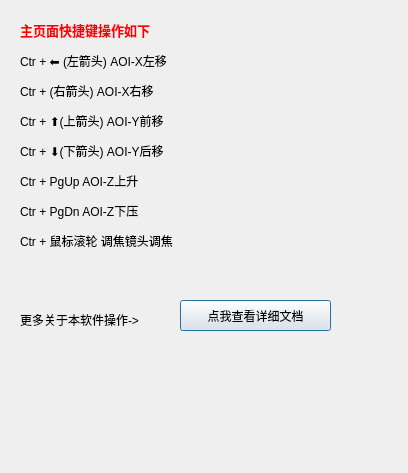
<?xml version="1.0" encoding="UTF-8"?>
<ui version="4.0">
 <class>help</class>
 <widget class="QDialog" name="help">
  <property name="geometry">
   <rect>
    <x>0</x>
    <y>0</y>
    <width>408</width>
    <height>473</height>
   </rect>
  </property>
  <property name="windowTitle">
   <string>帮助</string>
  </property>
  <widget class="QLabel" name="label">
   <property name="geometry">
    <rect>
     <x>20</x>
     <y>0</y>
     <width>291</width>
     <height>271</height>
    </rect>
   </property>
   <property name="text">
    <string>&lt;html&gt;&lt;head/&gt;&lt;body&gt;&lt;p&gt;&lt;span style=&quot; font-size:10pt; font-weight:700; color:#ff0000;&quot;&gt;主页面快捷键操作如下&lt;/span&gt;&lt;/p&gt;&lt;p&gt;Ctr + ⬅ (左箭头)	AOI-X左移&lt;/p&gt;&lt;p&gt;Ctr +       (右箭头)	AOI-X右移&lt;/p&gt;&lt;p&gt;Ctr + ⬆(上箭头)	AOI-Y前移&lt;/p&gt;&lt;p&gt;Ctr + ⬇(下箭头)	AOI-Y后移&lt;/p&gt;&lt;p&gt;Ctr + PgUp	AOI-Z上升&lt;/p&gt;&lt;p&gt;Ctr + PgDn	AOI-Z下压&lt;/p&gt;&lt;p&gt;Ctr + 鼠标滚轮	调焦镜头调焦&lt;/p&gt;&lt;/body&gt;&lt;/html&gt;</string>
   </property>
  </widget>
  <widget class="QLabel" name="label_2">
   <property name="geometry">
    <rect>
     <x>20</x>
     <y>310</y>
     <width>151</width>
     <height>19</height>
    </rect>
   </property>
   <property name="text">
    <string>更多关于本软件操作-&gt;</string>
   </property>
  </widget>
  <widget class="QPushButton" name="OpenDir">
   <property name="geometry">
    <rect>
     <x>180</x>
     <y>300</y>
     <width>151</width>
     <height>31</height>
    </rect>
   </property>
   <property name="text">
    <string>点我查看详细文档</string>
   </property>
  </widget>
 </widget>
 <resources/>
 <connections/>
</ui>
